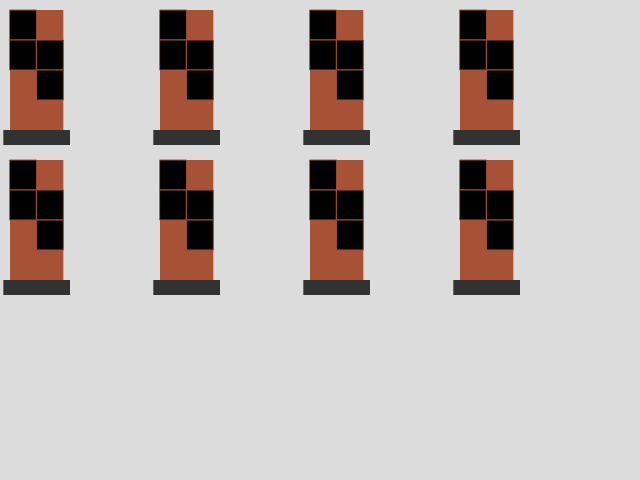
Frame 1 (no input)
Frame 60 (no input): identical to frame 1, image omitted
Frame 120 (the mouse pressed at the canvas centre since frame 60): identical to frame 1, image omitted

The p5.js sketch that drew this single still picture (run headless with seeded random() and noise() and a simulated clock; from frame 60 on, the mouse is pressed at the canvas centre):

// p5.js sketch
// ── sketch.js
// windows part ii
function setup() { 
    createCanvas(640, 480);
    background(100);
    noStroke();
    
    fill("green");
    twoEllipses(0, 0);
    twoEllipses(100, 100, 40);
    twoEllipses(200, 200, 100);
    twoEllipses(300, 300, 10);
}

function twoEllipses(x, y, s) {
    ellipse(x, y, s);
    ellipse(x+s, y, s);
}
// ── windows.html
<!doctype html>
<html>
<head>
    <title>MMP 210 Classwork</title>
    <meta charset="utf-8">
    <link href="../style.css" rel="stylesheet" type="text/css">
</head>
<body>
    <div id="container">
        <h2>Window Functions</h2>
        <a href="../index.html">Home</a>
    </div>
    
    <script src="../p5.min.js"></script>
    <script src="windows.js"></script>
</body>
</html>
// ── windows.js
// windows
function setup() { 
   createCanvas(640, 480);
    noStroke();
}

function draw() {
    background(220);
    
    var windowWidth = width/6; // window width
    var windowHeight = height/2; // window height
    var x = 10, y = 10;
    for (var i = 0; i < 4; i++) {
        for (var h = 0; h < 2; h++) {
            drawWindow(x + 150 * i, y + 150 * h, windowWidth, windowHeight);
        }
    }
    
}

function drawWindow(x, y, windowWidth, windowHeight) {
    fill(167, 82, 54);
    rect(x, y, windowWidth/2, windowHeight/2);
           
    fill("black");
    stroke(167, 82, 54);
           
    rect(x, y, windowWidth/4, windowHeight/8);
    rect(x, y + windowHeight/8, windowWidth/4, windowHeight/8);
    rect(x + windowWidth/4, y + windowHeight/8, windowWidth/4, windowHeight/8);
    rect(x + windowWidth/4, y + windowHeight/8 * 2, windowWidth/4, windowHeight/8);
    
    fill(50);
    noStroke();
    rect(x - windowWidth/16, y + windowHeight/2, windowWidth/2 + windowWidth/8, windowHeight/16);
}
